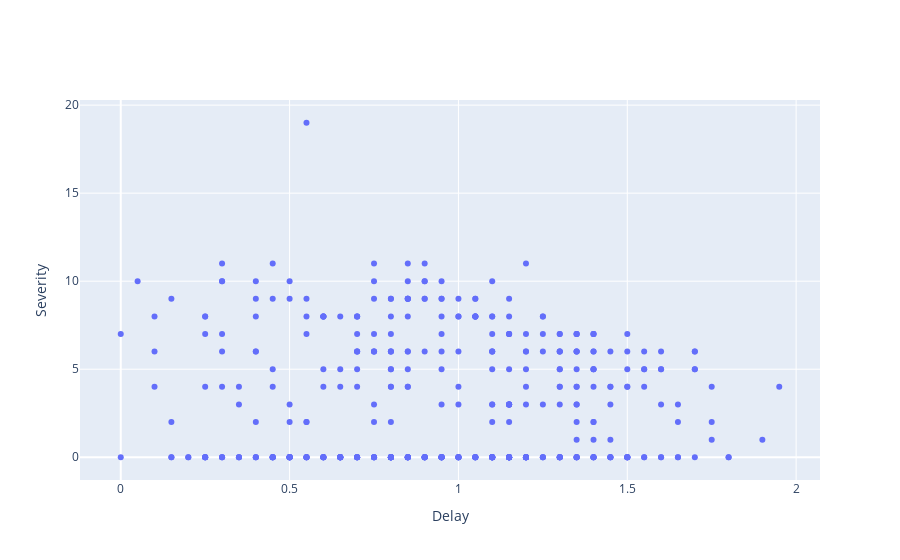

Write notebook code for a chart like this one.
### Code cell
for scenario in scenarios:
    print(scenario.get_thresh())
    if scenario.name == 'St6tr90h0v20vi10':
        i = idx
        break
scenario = scenarios[i]

delay = scenario.delay
sev = scenario.lowc_duration

fig = go.Figure()

# Add traces
fig.add_trace(go.Scatter(x=delay, y=sev,
                    mode='markers'))
fig.update_xaxes(title='Delay')
fig.update_yaxes(title="Severity")
fig.show()

### Figure 1 — Plotly figure (JSON) as saved in the notebook; plotly's stock layout.template omitted (floating-point values rounded to 4 significant figures; data arrays with more than 128 entries replaced by an {"elided": "..."} marker saying what was removed)
{"data": [{"mode": "markers", "type": "scatter", "x": {"elided": "400 float values"}, "y": {"elided": "400 int values"}}], "layout": {"autosize": true, "xaxis": {"autorange": true, "range": [-0.122, 2.072], "title": {"text": "Delay"}, "type": "linear"}, "yaxis": {"autorange": true, "range": [-1.568, 20.57], "title": {"text": "Severity"}, "type": "linear"}}}
